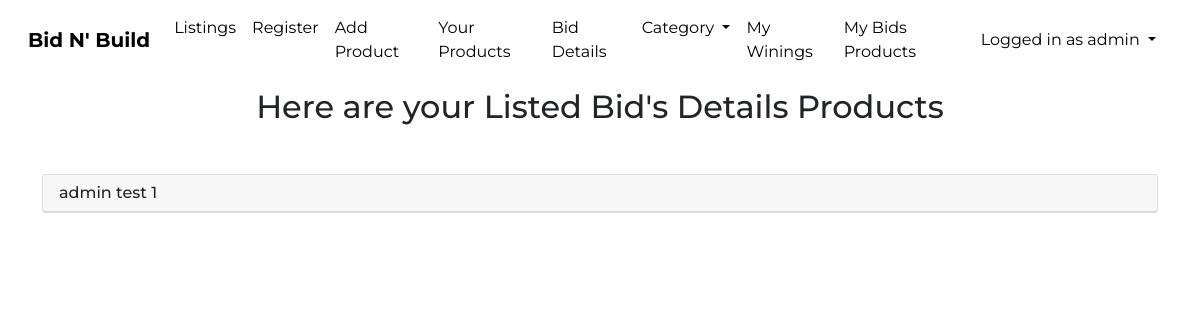
/bid-details (signed in), run on an earlier commit of the app's database.
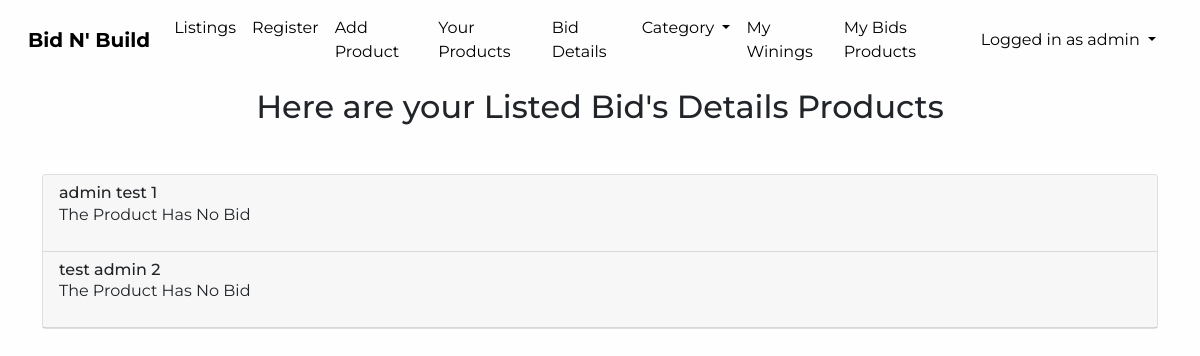
And on a later commit of the database.
### home/models.py (models this page shows, shortened)
class Product(models.Model):
    title=models.CharField(max_length=255)
    author=models.ForeignKey(Customer, on_delete=models.CASCADE)
    order=models.BooleanField(default=False)
    product_image = models.ImageField(null=True, blank=True, upload_to='images/products/')
    desc=RichTextField(blank=True, null=True)
    price=models.DecimalField(max_digits=8, decimal_places=2)
    category=models.ForeignKey(Category, on_delete=models.CASCADE)
    created_at = models.DateTimeField(auto_now_add=True)
    updated_at = models.DateTimeField(auto_now=True)

### home/views.py (the view)
# urls.py: path('bid-details', views.bid_details, name='bid_details'),
def bid_details(request):
    try:
        pk=Customer.objects.get(user=request.user)
        all_posted_product=Product.objects.filter(author=pk).order_by('created_at')
        context={
            'all_posted_product':all_posted_product,
            }
        return render(request,'product/bid_details.html',context)
    except:
        messages.warning(request, "You have no Bid details")
        return redirect('all_product_details')

### account/models.py (called while the page is built)
    def __str__(self):
        return str(self.user)

### templates/product/bid_details.html (shortened to what this page needs)
{% extends 'base.html' %}
{% load static %}
{% block body %}
      <section id="view-listed-products">
        <h2 class="text-center">Here are your Listed Bid's Details Products</h2>
          <div class="container my-5">
          <div id="accordion">
            <div class="card">
              {% for product in all_posted_product %}
                  <div class="card-header" id="headingTwo" data-toggle="collapse" data-target="#product_{{product.pk}}" aria-expanded="true" aria-controls="product_{{product.pk}}">
                    {% if product.bids.all.count %}
                     <h6 class="mb-0">{{ product.title }}</h6>
                     {% else %}
                    <h6 class="mb-0">{{ product.title }}</h6>
                    <p>The Product Has No Bid</p>
                    {% endif %}
                  </div>
                  {% endfor %}
            </div>
          </div>
        </div>
        </section>
{% endblock body %}

What changed in the data, as far as the page shows it:
added Product: title "test admin 2"
